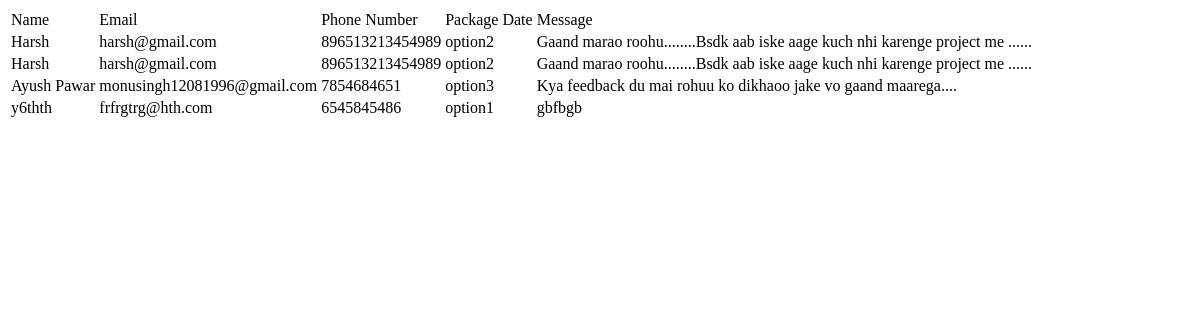
/adminr2/, run on an earlier commit of the app's database.
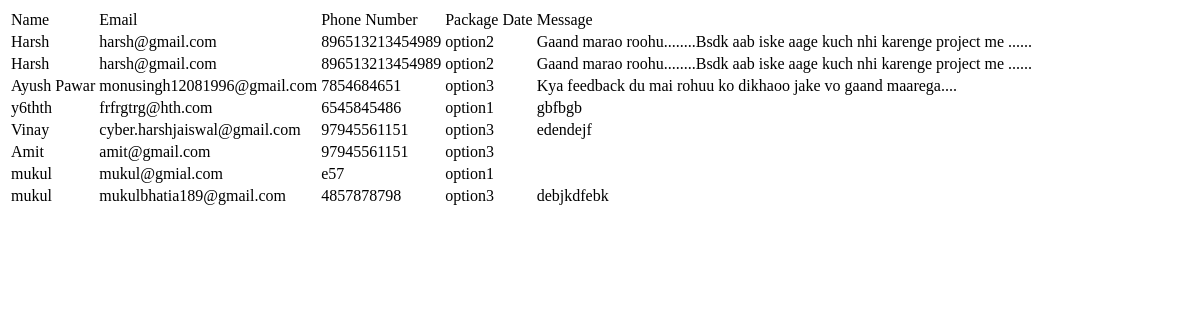
And on a later commit of the database.
### harsha/models.py (models this page shows)
class Message(models.Model):
     firstname=models.CharField(max_length=50,null=True)
     email_id=models.CharField(max_length=50,null=True)
     phoneno=models.CharField(max_length=50,null=True)
     packages=models.CharField(max_length=50,null=True)
     Date=models.CharField(max_length=50,null=True)
     Messages=models.CharField(max_length=50,null=True)

### harsha/views.py (the view)
# urls.py: path('adminr2/',adminr,name="package"),
def adminr(request):
   data=Message.objects.all()
   oj2={"data":data}
   return render(request,"admin.html",oj2)

### harsha/templates/admin.html (shortened to what this page needs)
<!DOCTYPE html>
<html lang="en">
<head>
</head>
<body>
    <table>
        <tr>
            <td>Name</td>
            <td>Email</td>
            <td>Phone Number</td>
            <td>Package</td>
            <td>Date</td>
            <td>Message</td>
       </tr>
       {% for i in data %}
        <tr>
            <td>{{i.firstname}}</td>
            <td>{{i.email_id}}</td>
            <td>{{i.phoneno}}</td>
            <td>{{i.packages}}</td>
            <td>{{i.date}}</td>
            <td>{{i.Messages}}</td>
        </tr>
        {% endfor %}
    </table>
</body>
</html>

What changed in the data, as far as the page shows it:
added Message: firstname "Vinay", email_id "cyber.harshjaiswal@gmail.com", phoneno "97945561151", packages "option3", Messages "edendejf"
added Message: firstname "Amit", email_id "amit@gmail.com", phoneno "97945561151", packages "option3"
added Message: firstname "mukul", email_id "mukul@gmial.com", phoneno "e57", packages "option1"
added Message: firstname "mukul", email_id "mukulbhatia189@gmail.com", phoneno "4857878798", packages "option3", Messages "debjkdfebk"
